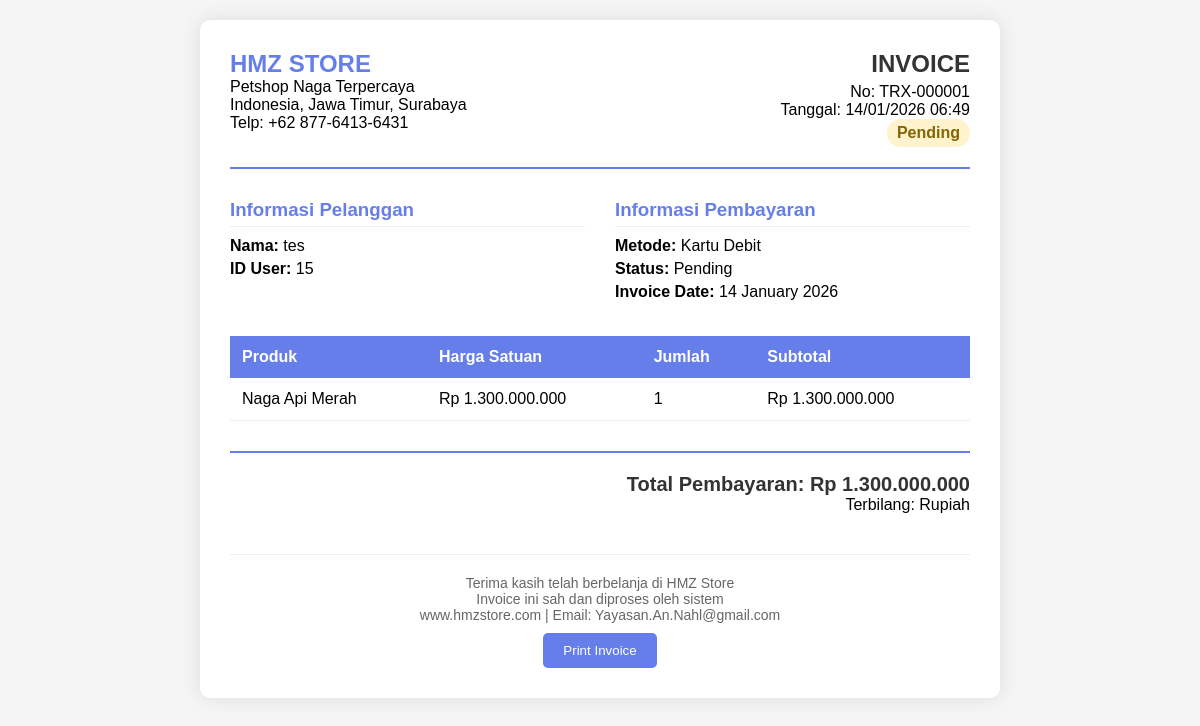
The app's page /invoice.php?id=1 (signed in) with its own data.
### tables this page shows
CREATE TABLE `transaksi` (
  `id` int(11) NOT NULL,
  `user_id` int(11) DEFAULT NULL,
  `username` varchar(100) DEFAULT NULL,
  `total_harga` decimal(15,2) NOT NULL,
  `metode_pembayaran` varchar(50) DEFAULT NULL,
  `items` text DEFAULT NULL,
  `status` enum('pending','diproses','selesai','dibatalkan') DEFAULT 'pending',
  `created_at` timestamp NOT NULL DEFAULT current_timestamp()
);

### invoice.php (the view, shortened to what this page needs)
<?php
require_once 'config.php';
$id = intval($_GET['id']);
$query = "SELECT * FROM transaksi WHERE id = $id";
$result = mysqli_query($conn, $query);
$transaction = mysqli_fetch_assoc($result);
$items = json_decode($transaction['items'], true);
?>
<!DOCTYPE html>
<html lang="en">
<head>
</head>
<body>
    <div class="invoice-container">
        <div class="header">
            <div class="logo">
                <h1>HMZ STORE</h1>
                <p>Petshop Naga Terpercaya</p>
                <p>Indonesia, Jawa Timur, Surabaya</p>
                <p>Telp: +62 877-6413-6431</p>
            </div>
            <div class="invoice-title">
                <h2>INVOICE</h2>
                <p>No: TRX-<?php echo str_pad($transaction['id'], 6, '0', STR_PAD_LEFT); ?></p>
                <p>Tanggal: <?php echo date('d/m/Y H:i', strtotime($transaction['created_at'])); ?></p>
                <span class="status-badge status-<?php echo $transaction['status']; ?>">
                    <?php echo ucfirst($transaction['status']); ?>
                </span>
            </div>
        </div>
        <div class="info-section">
            <div class="info-box">
                <h3>Informasi Pelanggan</h3>
                <p><strong>Nama:</strong> <?php echo htmlspecialchars($transaction['username']); ?></p>
                <p><strong>ID User:</strong> <?php echo $transaction['user_id']; ?></p>
            </div>
            <div class="info-box">
                <h3>Informasi Pembayaran</h3>
                <p><strong>Metode:</strong> <?php echo $transaction['metode_pembayaran']; ?></p>
                <p><strong>Status:</strong> <?php echo ucfirst($transaction['status']); ?></p>
                <p><strong>Invoice Date:</strong> <?php echo date('d F Y', strtotime($transaction['created_at'])); ?></p>
            </div>
        </div>
        <table class="items-table">
            <thead>
                <tr>
                    <th>Produk</th>
                    <th>Harga Satuan</th>
                    <th>Jumlah</th>
                    <th>Subtotal</th>
                </tr>
            </thead>
            <tbody>
                <?php foreach($items as $item): ?>
                <tr>
                    <td><?php echo htmlspecialchars($item['name']); ?></td>
                    <td>Rp <?php echo number_format($item['price'], 0, ',', '.'); ?></td>
                    <td><?php echo $item['quantity']; ?></td>
                    <td>Rp <?php echo number_format($item['price'] * $item['quantity'], 0, ',', '.'); ?></td>
                </tr>
                <?php endforeach; ?>
            </tbody>
        </table>
        <div class="total-section">
            <h3>Total Pembayaran: Rp <?php echo number_format($transaction['total_harga'], 0, ',', '.'); ?></h3>
            <p>Terbilang: <?php echo terbilang($transaction['total_harga']); ?> Rupiah</p>
        </div>
        <div class="footer">
            <p>Terima kasih telah berbelanja di HMZ Store</p>
            <p>Invoice ini sah dan diproses oleh sistem</p>
            <p>www.hmzstore.com | Email: Yayasan.An.Nahl@gmail.com</p>
            <p class="no-print">
                <button onclick="window.print()" style="padding: 10px 20px; background: #667eea; color: white; border: none; border-radius: 5px; cursor: pointer; margin-top: 10px;">
                    <i class="fas fa-print"></i> Print Invoice
                </button>
            </p>
        </div>
    </div>
</body>
</html>

### invoice.php (style rules this page uses)
* { margin: 0; padding: 0; box-sizing: border-box; }
body { font-family: Arial, sans-serif; padding: 20px; background: #f5f5f5; }
.invoice-container { max-width: 800px; margin: 0 auto; background: white; padding: 30px; border-radius: 10px; box-shadow: 0 0 20px rgba(0,0,0,0.1); }
.header { display: flex; justify-content: space-between; margin-bottom: 30px; border-bottom: 2px solid #667eea; padding-bottom: 20px; }
.logo h1 { color: #667eea; font-size: 24px; }
.invoice-title { text-align: right; }
.invoice-title h2 { color: #333; margin-bottom: 5px; }
.info-section { display: grid; grid-template-columns: 1fr 1fr; gap: 30px; margin-bottom: 30px; }
.info-box h3 { color: #667eea; margin-bottom: 10px; border-bottom: 1px solid #eee; padding-bottom: 5px; }
.info-box p { margin: 5px 0; }
.items-table { width: 100%; border-collapse: collapse; margin: 20px 0; }
.items-table th { background: #667eea; color: white; padding: 12px; text-align: left; }
.items-table td { padding: 12px; border-bottom: 1px solid #eee; }
.total-section { text-align: right; margin-top: 30px; padding-top: 20px; border-top: 2px solid #667eea; }
.total-section h3 { font-size: 20px; color: #333; }
.status-badge { display: inline-block; padding: 5px 10px; border-radius: 20px; font-weight: bold; }
.status-pending { background: #fff3cd; color: #856404; }
.footer { margin-top: 40px; text-align: center; color: #666; font-size: 14px; border-top: 1px solid #eee; padding-top: 20px; }

### records on screen
transaksi: id "000001", created_at "14/01/2026 06:49", status "Pending", username "tes", user "15", metode_pembayaran "Kartu Debit", created_at "14 January 2026", total_harga "1.300.000.000"

### other values on screen
$item['name'] "Naga Api Merah"
$item['price'] "1.300.000.000"
$item['quantity'] "1"
$item['price'] * $item['quantity'] "1.300.000.000"
